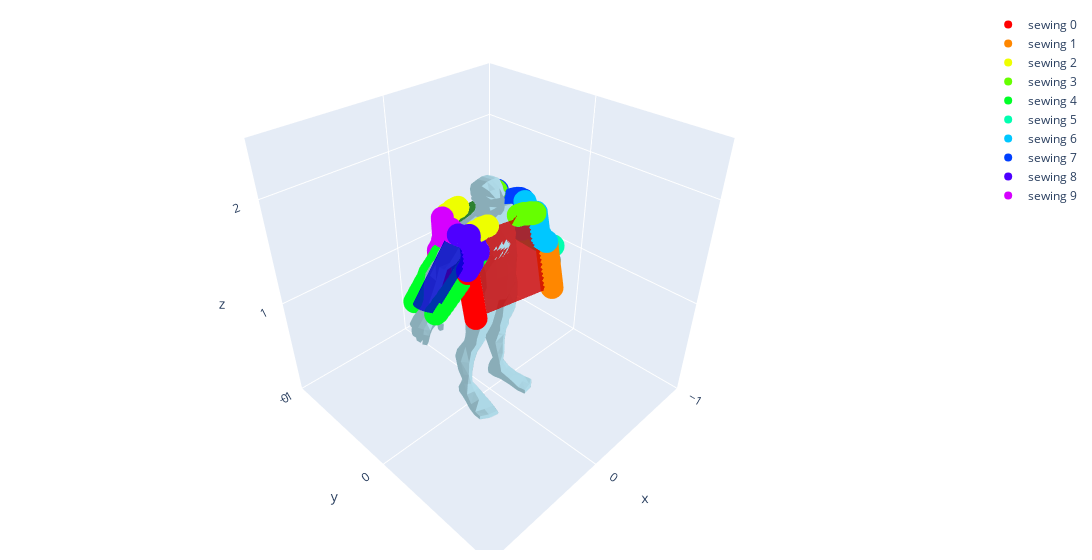

Notebook cell for this chart:
### Code cell
show_each_mesh_different_colors(avatar_mesh, dynamic_pieces, sewing_forces);
